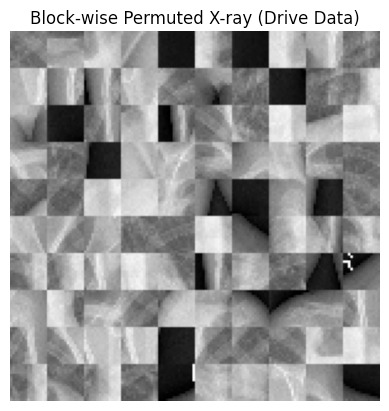
#> input picture bie image.jpeg, 389 x 411 px
$ python make_bie_demo.py --image '../bie image.jpeg'
#> lines starting #> are read from the running program, lines starting #| are printed output that depends on the picture
### privacy_ml/ppt/bie.py
"""Block-wise image encryption (BIE) — tile shuffle before the encoder.

Tiles within each 150×150 image are permuted according to a key-derived
permutation. Pixel multiset is preserved; spatial layout is not.

See remaining_roadmap.md (İrem Damla) and Kiya et al. 2023.
"""
from __future__ import annotations

import numpy as np

from .base import PPTLayer

_IMG_SIDE: int = 150


class BlockWiseImageEncryption:
    """Shuffle fixed-size spatial tiles using a deterministic permutation."""

    layer: PPTLayer = "image"

    def __init__(self, tile_size: int, key_seed: int) -> None:
        if _IMG_SIDE % tile_size != 0:
            raise ValueError(
                f"tile_size={tile_size} must divide image side {_IMG_SIDE}"
            )
        self.tile_size: int = tile_size
        self.key_seed: int = key_seed
        n_tiles = (_IMG_SIDE // tile_size) ** 2
        rng = np.random.default_rng(key_seed)
        self._perm: np.ndarray = rng.permutation(n_tiles)

    def fit(self, X: np.ndarray) -> None:
        return None

    def apply(self, X: np.ndarray) -> np.ndarray:
        if X.ndim != 4:
            raise ValueError(f"Expected X.ndim == 4, got {X.ndim}")
        n, h, w, c = X.shape
        if h != _IMG_SIDE or w != _IMG_SIDE:
            raise ValueError(
                f"Expected spatial shape ({_IMG_SIDE}, {_IMG_SIDE}), got ({h}, {w})"
            )
        ts = self.tile_size
        gh, gw = h // ts, w // ts
        if gh * gw != len(self._perm):
            raise ValueError(
                "Tile grid size does not match permutation length; "
                f"expected {len(self._perm)} tiles, got {gh * gw}"
            )
        out = np.empty_like(X)
        for i in range(n):
            out[i] = self._permute_single(X[i])
        return out

    def _permute_single(self, image: np.ndarray) -> np.ndarray:
        ts = self.tile_size
        gh, gw = _IMG_SIDE // ts, _IMG_SIDE // ts
        blocks: list[np.ndarray] = []
        for ii in range(gh):
            for jj in range(gw):
                sl = image[
                    ii * ts : (ii + 1) * ts,
                    jj * ts : (jj + 1) * ts,
                    :,
                ]
                blocks.append(np.copy(sl))
        reordered: list[np.ndarray] = [blocks[int(self._perm[k])] for k in range(len(blocks))]
        out = np.zeros_like(image)
        idx = 0
        for ii in range(gh):
            for jj in range(gw):
                out[
                    ii * ts : (ii + 1) * ts,
                    jj * ts : (jj + 1) * ts,
                    :,
                ] = reordered[idx]
                idx += 1
        return out

### scripts/make_bie_demo.py
"""Generate a clean side-by-side BIE demonstration figure for the paper.

Usage:
    python scripts/make_bie_demo.py \
        --image path/to/any_xray.jpeg \
        --output results/figures/fig_bie_example.png

Loads a chest X-ray, resizes to 150x150 grayscale, applies our canonical
BIE (tile_size=10, key_seed=7 — the same parameters used in the eval
matrix), and writes a two-panel PNG with titled subplots: (a) original,
(b) BIE-permuted. No external watermarks.

Designed to be run in the Colab environment where the dataset is
available, or locally on any representative chest X-ray image.
"""
from __future__ import annotations

import argparse
from pathlib import Path

import matplotlib.pyplot as plt
import numpy as np
from PIL import Image

from privacy_ml.ppt.bie import BlockWiseImageEncryption

IMG_SIDE: int = 150


def load_grayscale_150(path: Path) -> np.ndarray:
    image = Image.open(path).convert("L").resize((IMG_SIDE, IMG_SIDE), Image.BICUBIC)
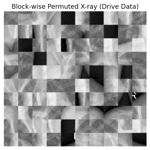
#> image: PIL image 150x150 L; min 0, max 255, mean 154.5
    array = np.asarray(image, dtype=np.float32) / 255.0
    return array[np.newaxis, ..., np.newaxis]


def main() -> int:
    parser = argparse.ArgumentParser()
    parser.add_argument("--image", type=Path, required=True,
                        help="Path to a single chest X-ray image (any format PIL can read)")
    parser.add_argument("--output", type=Path,
                        default=Path("results/figures/fig_bie_example.png"))
    parser.add_argument("--tile-size", type=int, default=10)
    parser.add_argument("--key-seed", type=int, default=7)
    args = parser.parse_args()

    if not args.image.exists():
        raise SystemExit(f"Input image not found: {args.image}")

    X = load_grayscale_150(args.image)
    bie = BlockWiseImageEncryption(tile_size=args.tile_size, key_seed=args.key_seed)
    X_bie = bie.apply(X)

    original = X[0, :, :, 0]
    permuted = X_bie[0, :, :, 0]
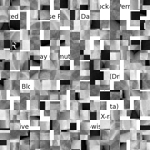
#> permuted: shape (150, 150) float32; min 0, max 1, mean 0.606

    fig, axes = plt.subplots(1, 2, figsize=(7, 3.8))
    axes[0].imshow(original, cmap="gray", vmin=0.0, vmax=1.0)
    axes[0].set_title("(a) Original chest X-ray", fontsize=11)
    axes[0].axis("off")
    axes[1].imshow(permuted, cmap="gray", vmin=0.0, vmax=1.0)
    axes[1].set_title(
        f"(b) BIE output "
        f"(tile={args.tile_size}, key={args.key_seed})",
        fontsize=11,
    )
    axes[1].axis("off")

    args.output.parent.mkdir(parents=True, exist_ok=True)
    fig.tight_layout()
    fig.savefig(args.output, dpi=220, bbox_inches="tight")
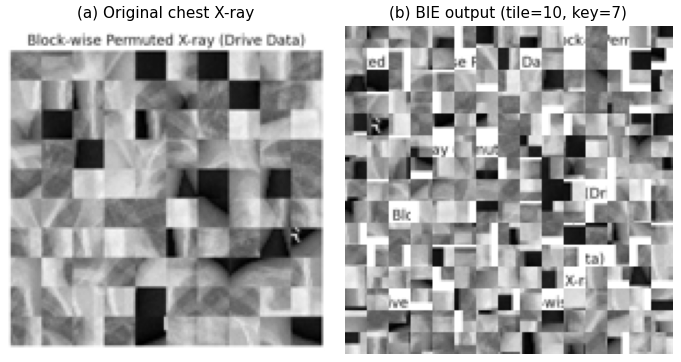
#> figure drawn by matplotlib, 2 panels
    plt.close(fig)
    print(f"Wrote {args.output.resolve()}")
    return 0


if __name__ == "__main__":
    raise SystemExit(main())
#> (the program exits here)
